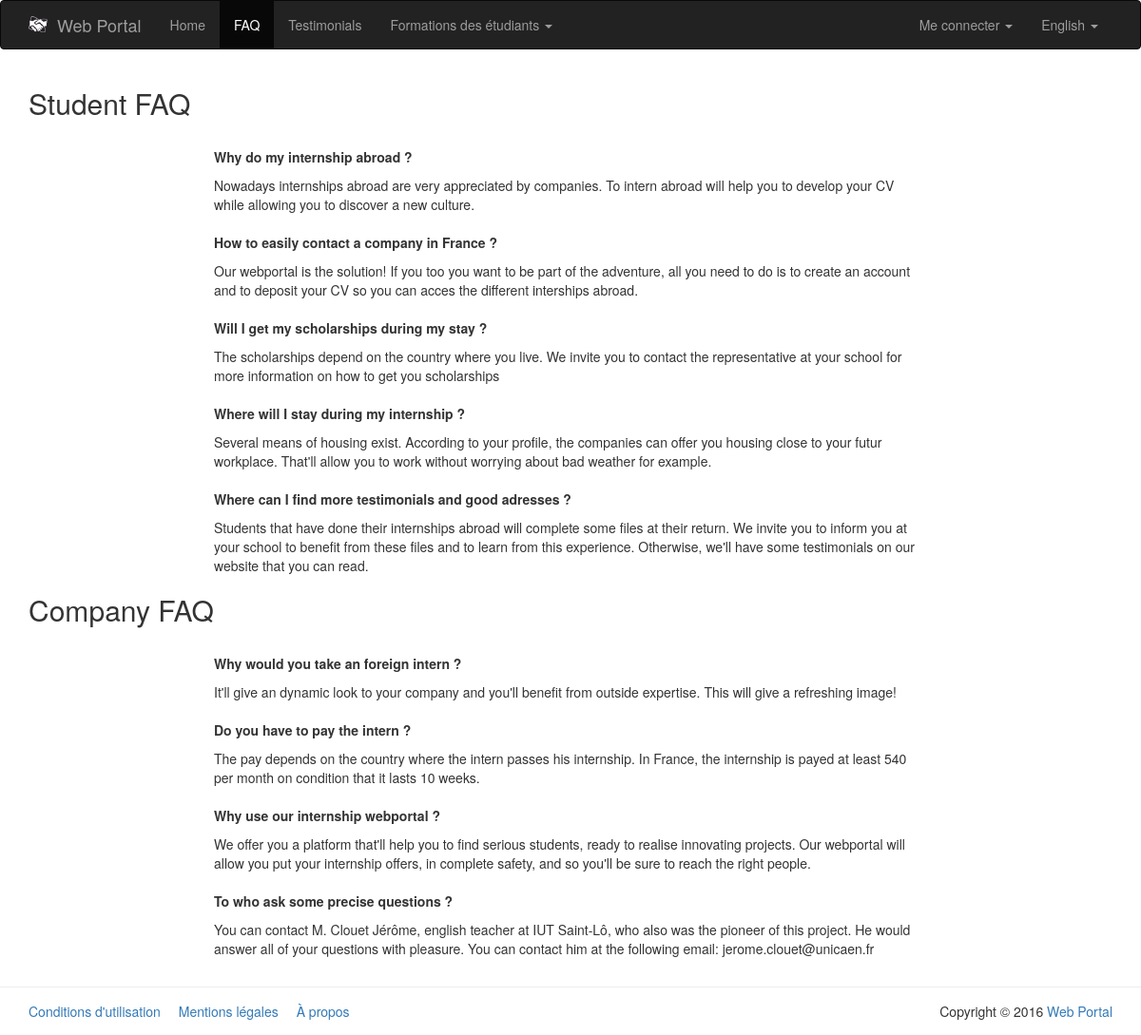
/PHP/public/index.php?page=faq, run on the app's committed database.
### tables this page shows
CREATE TABLE IF NOT EXISTS `settings` (
  `id` int(11) NOT NULL AUTO_INCREMENT,
  `tag` varchar(64) NOT NULL,
  `value` varchar(256) NOT NULL,
  `placeholder` varchar(128) NOT NULL,
  `data_type` enum('varchar','int','boolean') NOT NULL DEFAULT 'varchar',
  PRIMARY KEY (`id`)
);

CREATE TABLE IF NOT EXISTS `faq` (
  `id` int(11) NOT NULL AUTO_INCREMENT,
  `question_fr` text NOT NULL,
  `answer_fr` text NOT NULL,
  `question_en` text NOT NULL,
  `answer_en` text NOT NULL,
  `target` enum('student','company') NOT NULL,
  PRIMARY KEY (`id`)
);

### PHP/app/model/Settings.class.php (called while the page is built, shortened)
<?php
	class Settings {
		public static function getWebsiteName() {
			$db = PDOConnexion::getInstance();
			$sql = "SELECT value FROM settings WHERE tag = 'website_name'";
			$sth = $db->prepare($sql);
			$sth->setFetchMode(PDO::FETCH_CLASS|PDO::FETCH_PROPS_LATE, 'Settings');
			$sth->execute();
			return $sth->fetch()->value;
		}
	}
?>

### PHP/app/model/Autoloader.php (called while the page is built, shortened)
<?php
	class Autoloader {
		public static function appAutoload($class) {
			$class = str_replace('\\', '/', $class);
		}
	}
?>

### PHP/app/model/Language.class.php (called while the page is built, shortened)
<?php
	class Language {
		private $defaultLanguage = 'en';
		private $currentLanguage;
		private $translate = array();
		public function __construct() {
		    if (isset($_COOKIE['lang']) || isset($_SESSION['lang'])) {
		        if (isset($_COOKIE['lang'])) {
		            $this->currentLanguage = $_COOKIE['lang'];
		        }
		        if (isset($_SESSION['lang'])) {
		            $this->currentLanguage = $_SESSION['lang'];
		        }
		    }
		    else {
		    	$this->currentLanguage = $this->detectBrowserLanguage();
		    }
		    $this->translate = $translate;
		}
		private function detectBrowserLanguage() {
			if (isset($_SERVER['HTTP_ACCEPT_LANGUAGE'])) {
				if (substr($_SERVER['HTTP_ACCEPT_LANGUAGE'], 0, 2) == 'fr') {
					return 'fr';
				}
				else {
					return 'en';
				}
			}
			return $this->defaultLanguage;
		}
		public function getCurrentLanguage() {
			$languageName = ($this->currentLanguage == 'fr') ? 'Français' : 'English';
			return array(
				'code' => $this->currentLanguage,
				'name' => $languageName
			);
		}
		public function translate($term) {
			if (!array_key_exists($this->currentLanguage, $this->translate)) {
				if (file_exists(LANG . DS . $this->currentLanguage . '.php')) {
					return $this->translate[$term];
				}
			}
			else {
				throw new Exception('Le terme "' . $term . '" n\'existe pas dans le fichier de traduction.');
			}
		}
	}
?>

### PHP/ressources/lang/en.php (called while the page is built)
<?php
	$translate = array (
		'home' => 'Home',
		'faq' => 'FAQ',
		'testimonials' => 'Testimonials',
		'student' => 'Student',
		'company' => 'Company'
	);
?>

### PHP/app/model/Faq.class.php (called while the page is built, shortened)
<?php
	class Faq {
		public function __get($nom) {
			return $this->$nom;
		}
		public static function getStudentsFaq() {
			$db = PDOConnexion::getInstance();
			$sql = 'SELECT * FROM faq WHERE target LIKE "student"';
			$sth = $db->prepare($sql);
			$sth->setFetchMode(PDO::FETCH_CLASS|PDO::FETCH_PROPS_LATE, 'Faq');
			$sth->execute();
			return $sth->fetchAll();
		}
		public static function getCompaniesFaq() {
			$db = PDOConnexion::getInstance();
			$sql = 'SELECT * FROM faq WHERE target LIKE "company"';
			$sth = $db->prepare($sql);
			$sth->setFetchMode(PDO::FETCH_CLASS|PDO::FETCH_PROPS_LATE, 'Faq');
			$sth->execute();
			return $sth->fetchAll();
		}
	}
?>

### PHP/app/view/faq.php (the view)
<div class="container">
	<div class="row">
		<div class="col-md-12">
		<?php
			if($language->getCurrentLanguage()['code']=='fr'){
		?>
			<h2>FAQ Etudiant</h2>
			<?php
				foreach(Faq::getStudentsFaq() as $faq) {
					echo '
						<br />
						<div class="row">
							<div class="col-md-offset-2 col-md-8">
								<p><b>' . $faq->question_fr . '</b></p>
							</div>
						</div>
						<div class="row">
							<div class="col-md-offset-2 col-md-8">' . $faq->answer_fr . '</div>
						</div>
					';
				}
			?>
			<h2>FAQ Entreprise</h2>
			<?php
				foreach(Faq::getCompaniesFaq() as $faq) {
					echo '
						<br />
						<div class="row">
							<div class="col-md-offset-2 col-md-8">
								<p><b>' . $faq->question_fr . '</b></p>
							</div>
						</div>
						<div class="row">
							<div class="col-md-offset-2 col-md-8">' . $faq->answer_fr . '</div>
						</div>
					';
				}
			}
			else{
			?>
			<h2>Student FAQ</h2>
			<?php
				foreach(Faq::getStudentsFaq() as $faq) {
					echo '
						<br />
						<div class="row">
							<div class="col-md-offset-2 col-md-8">
								<p><b>' . $faq->question_en . '</b></p>
							</div>
						</div>
						<div class="row">
							<div class="col-md-offset-2 col-md-8">' . $faq->answer_en . '</div>
						</div>
					';
				}
			?>
			<h2>Company FAQ</h2>
			<?php
				foreach(Faq::getCompaniesFaq() as $faq) {
					echo '
						<br />
						<div class="row">
							<div class="col-md-offset-2 col-md-8">
								<p><b>' . $faq->question_en . '</b></p>
							</div>
						</div>
						<div class="row">
							<div class="col-md-offset-2 col-md-8">' . $faq->answer_en . '</div>
						</div>
					';
				}
			}
			?>
		</div>
	</div>
</div>

### PHP/app/view/navbar.php (shortened to what this page needs)
<nav class="navbar navbar-inverse">
	<div class="container">
		<div class="navbar-header">
			<a class="navbar-brand" href="index.php?page=home"><img src="img/logo.png" alt="Logo" style="float: left; margin-right: 10px; width: 20px;"><?php echo Settings::getWebsiteName(); ?></a>
		</div>
		<div id="navbar" class="collapse navbar-collapse">
			<ul class="nav navbar-nav">
				<li<?php App::isCurrentPage('home'); ?>><a href="index.php?page=home"><?php echo $language->translate('home'); ?></a></li>
				<li<?php App::isCurrentPage('faq'); ?>><a href="index.php?page=faq"><?php echo $language->translate('faq'); ?></a></li>
				<li<?php App::isCurrentPage('testimonials'); ?>><a href="index.php?page=testimonials"><?php echo $language->translate('testimonials'); ?></a></li>
				<li class="dropdown"
					     	App::isCurrentPage('formations-ireland'); ?>>
						  	<a id="formations-dropdown" href="#" class="dropdown-toggle" data-toggle="dropdown" role="button" aria-haspopup="true" aria-expanded="false">
								Formations des étudiants
								<span class="caret"></span>
							</a>
				</li>
			</ul>
			<ul class="nav navbar-nav navbar-right">
				<?php if (App::isLogged()) : ?>
					<?php $member = App::getMember(); ?>
					<?php if (get_class($member) == 'Student') : ?>
						<li class="dropdown">
							<a id="student-dropdown" href="#" class="dropdown-toggle" data-toggle="dropdown" role="button" aria-haspopup="true" aria-expanded="false">
								<?php echo $member->first_name; ?>
								<span class="caret"></span>
							</a>
							<ul class="dropdown-menu" aria-labelledby="student-dropdown">
								<li><a href="index.php?page=profile-student">Profil</a></li>
								<li><a href="index.php?page=internship-request">Ma recherche de stage <span data-toggle="tooltip" data-placement="bottom" title="Recherche <?php if(!$member->available){echo 'dés';} ?>activée" style="background: <?php if($member->available) {echo '#27ae60';} else {echo '#e74c3c';} ?>; display: inline-block; vertical-align: middle; margin-left: 10px; border-radius: 8px; height: 8px; width: 8px;"></span></a></li>
								<li><a href="index.php?page=find-internship">Rechercher un stage</a></li>
								<li><a href="index.php?page=find-company">Rechercher une entreprise</a></li>
								<?php if (App::isAdmin()) : ?>
									<li class="divider" role="separator"></li>
									<li><a href="index.php?page=admin/home">Administration</a></li>
								<?php endif; ?>
							</ul>
						</li>
					<?php else : ?>
						<li class="dropdown">
							<a id="company-dropdown" href="#" class="dropdown-toggle" data-toggle="dropdown" role="button" aria-haspopup="true" aria-expanded="false">
								<?php echo $member->name; ?>
								<span class="caret"></span>
							</a>
							<ul class="dropdown-menu" aria-labelledby="company-dropdown">
								<li><a href="index.php?page=profile-company">Profil</a></li>
								<li><a href="index.php?page=my-internships">Stages proposés</a></li>
								<li><a href="index.php?page=find-student">Rechercher des étudiants</a></li>
							</ul>
						</li>
					<?php endif; ?>
					<li><a href="index.php?page=signout">Déconnexion</a></li>
				<?php else : ?>
					<li class="dropdown">
						<a id="login-dropdown" href="#" class="dropdown-toggle" data-toggle="dropdown" role="button" aria-haspopup="true" aria-expanded="false">
							Me connecter
							<span class="caret"></span>
						</a>
					</li>
				<?php endif; ?>
				<li class="dropdown">
					<a id="lang-dropdown" href="#" class="dropdown-toggle" data-toggle="dropdown" role="button" aria-haspopup="true" aria-expanded="false">
						<?php echo $language->getCurrentLanguage()['name']; ?>
						<span class="caret"></span>
					</a>
				</li>
            </ul>
		</div>
	</div>
</nav>

### PHP/app/view/footer.php (shortened to what this page needs)
		<footer id="footer" style="border-top: 1px solid #ededed; margin-top: 30px; padding: 15px 0;">
			<div class="container">
				<div class="row">
					<div class="col-md-8">
						<a href="index.php?page=terms" style="margin-right: 15px;">Conditions d'utilisation</a>
						<a href="index.php?page=legal" style="margin-right: 15px;">Mentions légales</a>
						<a href="index.php?page=about">À propos</a>
					</div>
					<div class="col-md-4 text-right">
						Copyright &copy; <?php echo date('Y') . ' <a href="index.php?page=home">' . Settings::getWebsiteName() . '</a>'; ?>
					</div>
				</div>
			</div>
		</footer>
	</body>
</html>

### data on the page
settings: value "Web Portal"
faq: question_en "Why do my internship abroad ?", answer_en "Nowadays internships abroad are very appreciated by companies. To intern abroad will help you to develop your CV while allowing you to discover a new culture."
faq: question_en "How to easily contact a company in France ?", answer_en "Our webportal is the solution! If you too you want to be part of the adventure, all you need to do is to create an account and to deposit your CV so you can acces the different interships abroad."
faq: question_en "Will I get my scholarships during my stay ?", answer_en "The scholarships depend on the country where you live. We invite you to contact the representative at your school for more information on how to get you scholarships"
faq: question_en "Where will I stay during my internship ?", answer_en "Several means of housing exist. According to your profile, the companies can offer you housing close to your futur workplace. That'll allow you to work without worrying about bad weather for example."
faq: question_en "Where can I find more testimonials and good adresses ?", answer_en "Students that have done their internships abroad will complete some files at their return. We invite you to inform you at your school to benefit from these files and to learn from this experience. Otherwise, we'll have some testimonials on our website that you can read."
faq: question_en "Why would you take an foreign intern ?", answer_en "It'll give an dynamic look to your company and you'll benefit from outside expertise. This will give a refreshing image!"
faq: question_en "Do you have to pay the intern ?", answer_en "The pay depends on the country where the intern passes his internship. In France, the internship is payed at least 540 per month on condition that it lasts 10 weeks."
faq: question_en "Why use our internship webportal ?", answer_en "We offer you a platform that'll help you to find serious students, ready to realise innovating projects. Our webportal will allow you put your internship offers, in complete safety, and so you'll be sure to reach the right people."
faq: question_en "To who ask some precise questions ?", answer_en "You can contact M. Clouet Jérôme, english teacher at IUT Saint-Lô, who also was the pioneer of this project. He would answer all of your questions with pleasure. You can contact him at the following email: jerome.clouet@unicaen.fr"

### other printed values
$language->translate('home') "Home"
$language->translate('faq') "FAQ"
$language->translate('testimonials') "Testimonials"
$language->getCurrentLanguage()['name'] "English"
